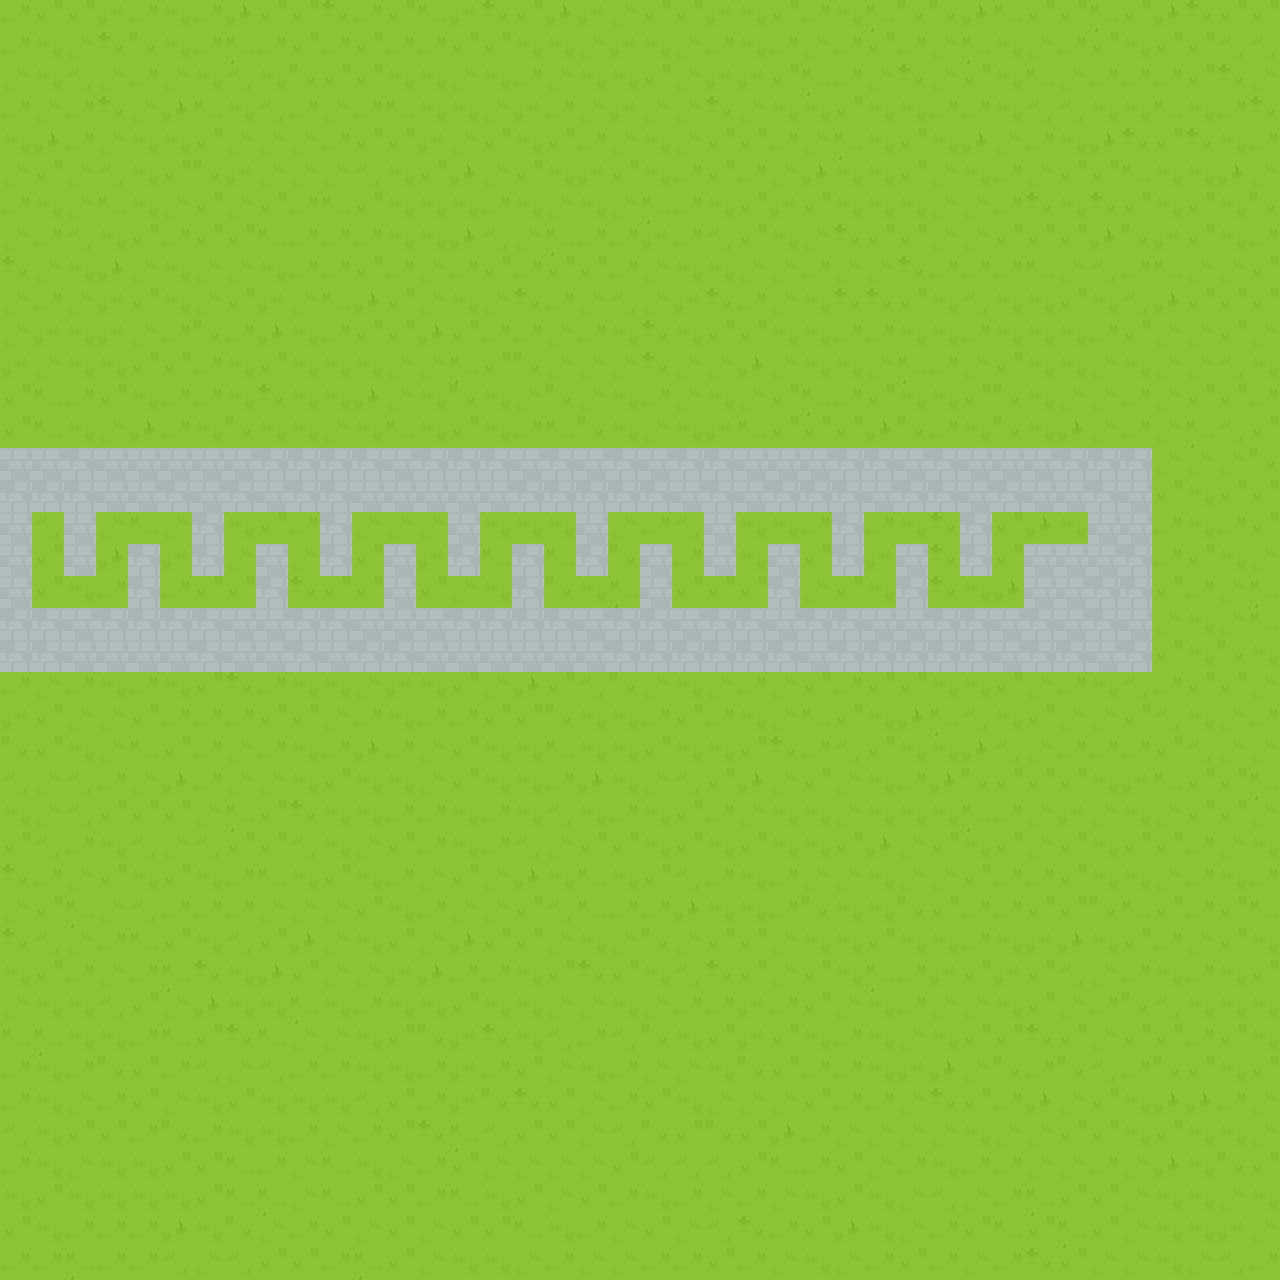

Tiled map render using the project's own tile images. Description and the whole map definition, tile-layer contents included, below:
An orthogonal 40x40 tile map with 32x32 px tiles, 1 tile layer (Ground) and 25 objects (21x wall, 3x goal_zone, player).

<map version="1.0" tiledversion="1.1.5" orientation="orthogonal" renderorder="right-down" width="40" height="40" tilewidth="32" tileheight="32" infinite="0" nextobjectid="28">
 <tileset firstgid="1" source="RPGpack_local.tsx" />
 <layer name="Ground" width="40" height="40">
  <data encoding="csv">
163,43,127,167,87,84,85,169,127,45,210,83,43,168,167,210,127,169,167,50,123,129,167,162,129,85,164,170,208,208,169,168,47,123,170,123,169,210,129,127,
165,82,124,210,208,90,9,170,83,43,9,45,163,7,125,129,84,8,130,167,82,130,9,164,163,42,9,125,165,50,170,162,130,87,47,84,129,123,209,209,
124,82,207,122,7,124,10,209,8,208,129,47,164,164,44,84,165,130,10,84,125,124,167,167,125,170,7,128,210,42,129,10,168,124,87,163,7,45,210,44,
85,122,87,210,50,169,168,8,207,165,44,163,168,82,84,42,167,163,130,167,42,50,210,128,82,164,125,84,8,85,83,82,209,207,164,82,168,8,85,210,
90,169,165,128,10,82,123,122,122,122,9,43,123,167,128,125,82,47,83,128,84,130,45,123,165,44,170,8,45,84,169,128,7,90,169,210,127,210,90,165,
130,129,130,209,90,45,208,167,124,128,128,209,164,125,169,122,123,162,167,123,8,83,45,165,122,169,8,164,47,44,84,85,128,127,127,168,8,164,169,50,
7,90,50,168,8,124,129,50,123,83,168,47,162,82,82,87,90,50,90,124,170,165,82,123,167,127,90,10,10,50,50,83,210,162,210,43,8,45,164,208,
50,163,207,8,129,165,123,123,168,87,7,7,82,8,169,207,42,170,165,85,167,9,209,45,10,124,210,127,127,50,124,47,127,125,169,208,167,45,82,7,
210,130,84,169,122,10,122,44,8,9,85,123,87,124,165,123,163,125,47,83,122,84,90,50,44,85,122,130,210,163,83,163,168,42,207,163,168,130,128,123,
42,9,130,167,45,162,122,129,167,50,168,169,43,50,10,124,210,83,50,207,130,167,210,7,128,10,210,210,125,10,209,84,164,127,84,209,169,127,127,123,
44,167,82,167,124,163,208,7,169,162,9,129,123,169,47,165,85,44,9,90,210,162,43,129,8,10,7,87,162,162,165,164,82,8,87,127,44,130,45,128,
167,50,90,162,43,127,85,90,123,10,82,90,50,42,170,127,208,44,44,42,210,124,44,169,44,82,8,128,170,7,42,123,10,10,44,162,124,130,209,82,
43,168,165,45,162,87,163,164,210,162,90,169,122,164,208,164,122,208,128,164,163,122,164,130,43,170,87,47,90,162,129,208,162,124,128,85,42,43,45,9,
125,168,8,130,169,83,84,208,90,164,124,164,168,162,45,162,85,168,208,90,122,164,167,168,129,125,125,169,208,83,164,208,84,169,42,85,130,170,209,125,
309,309,308,311,309,311,309,309,310,308,308,308,309,310,308,310,311,310,311,310,311,310,308,311,311,311,310,310,309,308,311,309,311,308,310,310,50,124,124,208,
310,310,308,309,309,308,309,310,311,308,308,311,309,309,309,311,310,308,308,310,308,311,310,311,310,308,308,309,310,308,311,310,309,311,308,311,123,84,129,45,
309,209,311,44,168,128,308,84,47,9,310,42,50,122,309,8,82,90,311,128,7,207,311,84,90,7,310,85,84,210,308,47,169,8,311,309,87,8,7,125,
309,125,311,169,308,167,310,124,309,44,310,125,311,167,308,168,310,168,310,208,311,7,311,82,311,47,308,167,311,210,308,129,311,311,311,308,85,43,90,128,
311,129,10,85,308,7,43,129,308,210,127,123,311,127,130,84,308,208,10,170,309,45,125,127,310,124,129,10,308,210,84,169,311,309,310,308,123,85,42,170,
308,310,309,308,310,310,308,309,311,310,310,309,311,311,310,308,308,310,311,308,310,311,308,308,309,308,308,309,309,308,310,311,310,311,308,309,130,10,122,168,
308,308,311,311,311,309,308,309,309,308,311,310,308,309,311,309,309,311,309,308,310,308,310,310,308,309,310,310,310,308,310,311,308,308,309,310,43,10,208,164,
165,124,83,10,83,164,45,210,83,164,90,42,167,82,123,130,169,45,209,208,124,164,42,163,50,129,7,125,125,164,8,127,44,7,8,209,83,123,127,130,
167,45,124,128,45,165,163,87,47,125,50,85,90,83,87,123,47,208,84,82,9,123,9,90,124,168,123,162,169,170,209,82,129,130,122,127,207,10,50,7,
208,45,82,128,168,127,165,124,165,164,163,169,85,128,125,90,162,168,164,10,43,164,10,45,210,87,209,127,164,164,169,207,130,165,165,83,47,209,122,50,
209,122,209,165,124,169,7,128,122,90,129,162,90,50,129,84,90,83,169,82,130,209,129,169,128,125,130,10,165,169,208,129,47,123,164,167,168,47,123,170,
164,124,207,125,47,125,130,170,47,210,8,82,163,83,162,9,82,209,162,87,10,129,83,42,162,10,124,162,90,90,170,83,42,167,50,164,42,123,45,124,
123,209,87,8,207,124,207,127,45,207,90,124,123,9,162,87,209,124,129,45,164,129,90,43,82,84,129,169,42,125,84,129,128,47,84,127,125,85,128,164,
210,85,124,123,8,129,84,163,168,164,43,10,85,50,45,50,169,90,168,164,123,209,163,10,163,42,42,84,44,50,47,87,87,43,164,90,42,85,90,163,
50,129,170,42,209,85,9,85,42,124,128,45,10,87,44,44,45,207,168,7,83,169,162,90,87,208,164,162,208,45,87,163,129,127,208,168,129,85,125,168,
210,209,124,7,168,45,82,209,47,169,44,10,129,44,169,129,45,42,82,130,208,50,129,129,50,90,162,127,82,84,7,90,167,169,82,123,165,44,123,164,
82,125,87,124,9,170,210,90,169,47,42,42,167,169,163,165,82,43,210,47,84,209,210,123,130,129,162,170,85,167,47,167,123,209,130,85,82,9,164,43,
130,82,8,209,45,122,169,10,10,170,82,83,90,84,45,84,8,130,44,82,44,9,87,167,9,127,50,84,83,130,44,164,43,50,9,208,209,90,90,90,
168,170,162,90,9,168,125,210,168,124,42,82,125,208,167,210,8,209,7,207,208,82,129,167,45,90,163,84,130,162,125,45,210,127,124,123,43,87,45,82,
87,164,163,208,123,9,209,42,209,85,85,82,82,83,167,7,43,44,84,7,130,50,162,208,125,7,165,10,167,169,50,208,85,208,207,87,208,125,84,127,
163,84,50,165,45,130,10,127,10,82,162,209,47,9,167,208,210,129,44,87,125,90,50,128,122,129,87,85,128,210,45,163,169,42,129,162,169,169,83,50,
209,90,129,47,87,208,83,164,10,7,44,163,125,210,170,209,123,43,122,207,208,127,208,123,169,9,128,124,42,130,84,50,50,123,43,84,43,82,162,124,
7,10,44,82,10,127,125,168,163,130,168,90,42,163,47,50,130,122,42,125,207,209,209,129,168,7,127,122,7,82,85,9,50,124,83,42,169,164,208,45,
8,47,10,84,8,90,43,168,170,42,168,123,125,85,168,84,45,122,47,165,10,165,42,163,128,164,43,162,50,209,124,87,170,47,43,122,8,90,128,84,
45,84,83,85,165,169,82,208,50,85,47,128,129,124,45,47,168,90,83,130,43,130,209,210,83,123,169,10,128,165,47,168,43,170,47,42,82,10,167,122,
87,163,170,165,9,207,122,207,129,123,165,170,123,50,82,162,128,7,124,50,85,165,125,87,124,8,128,163,43,9,130,7,210,127,128,128,10,44,207,165
</data>
 </layer>
 <objectgroup name="Obstacles">
  <object id="2" name="player" x="1056" y="512" width="32" height="32" />
  <object id="3" name="wall" x="0" y="480" width="1120" height="32" />
  <object id="4" name="wall" x="0" y="608" width="1120" height="32" />
  <object id="5" name="wall" x="1088" y="512" width="32" height="96" />
  <object id="6" name="wall" x="960" y="512" width="32" height="64" />
  <object id="7" name="wall" x="1024" y="544" width="32" height="64" />
  <object id="8" name="wall" x="1056" y="544" width="32" height="64" />
  <object id="9" name="wall" x="832" y="512" width="32" height="64" />
  <object id="10" name="wall" x="896" y="544" width="32" height="64" />
  <object id="11" name="wall" x="768" y="544" width="32" height="64" />
  <object id="12" name="wall" x="704" y="512" width="32" height="64" />
  <object id="13" name="wall" x="640" y="544" width="32" height="64" />
  <object id="14" name="wall" x="576" y="512" width="32" height="64" />
  <object id="15" name="wall" x="512" y="544" width="32" height="64" />
  <object id="16" name="wall" x="448" y="512" width="32" height="64" />
  <object id="17" name="wall" x="384" y="544" width="32" height="64" />
  <object id="18" name="wall" x="320" y="512" width="32" height="64" />
  <object id="19" name="wall" x="256" y="544" width="32" height="64" />
  <object id="20" name="wall" x="192" y="512" width="32" height="64" />
  <object id="21" name="wall" x="128" y="544" width="32" height="64" />
  <object id="22" name="wall" x="64" y="512" width="32" height="64" />
  <object id="23" name="wall" x="0" y="512" width="32" height="96" />
  <object id="24" name="goal_zone" x="96" y="512" width="96" height="32" />
  <object id="25" name="goal_zone" x="224" y="512" width="32" height="96" />
  <object id="26" name="goal_zone" x="288" y="544" width="32" height="64" />
 </objectgroup>
</map>
